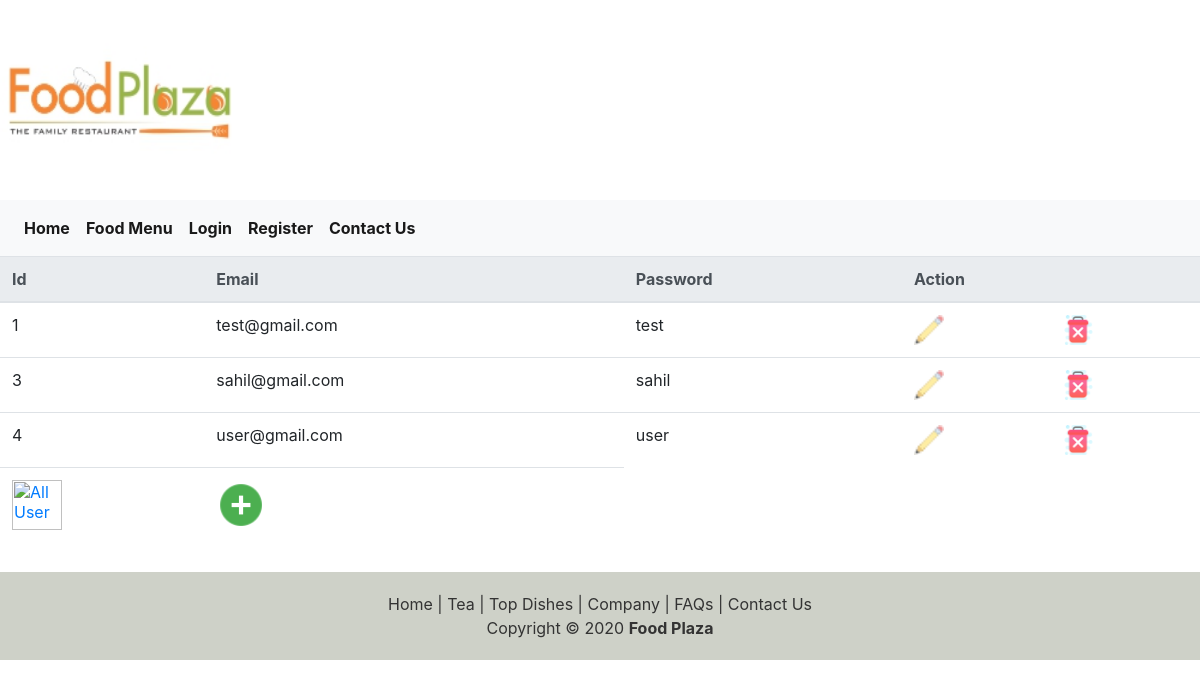
/userapp/users/, run on an earlier commit of the app's database.
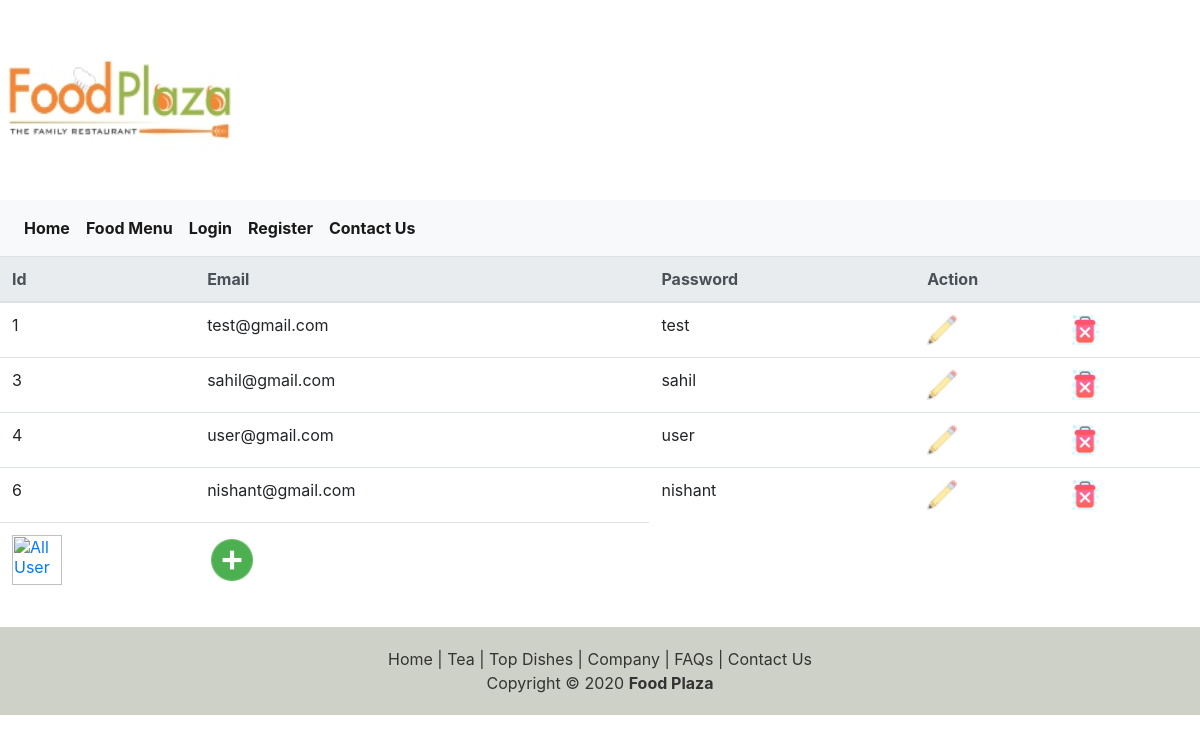
And on a later commit of the database.
### userapp/models.py (models this page shows, shortened)
class UserModel(models.Model):
	Email = models.CharField(max_length=20)
	Password = models.CharField(max_length=15)

### userapp/views.py (the view)
# urls.py: path('users/', showAllUserView),
def showAllUserView(request):
	users = UserModel.objects.all()
	return render(request,'userapp/users.html',{'users':users})

### templates/userapp/users.html
{% load static %}
{% include 'index1.html' %}
<center>
<table class="table">
	<thead class="thead-light">
	<tr >
		<th>Id</th>
		<th>Email</th>
		<th>Password</th>
		<th colspan="2">Action</th>
	</tr>
	</thead>
	<tbody>
	{% if users %}
		{% for u in users %}
			<tr>
				<td>{{u.id}}</td>
				<td>{{u.Email}}</td>
				<td>{{u.Password}}</td>
				<td><a href='/userapp/updateuser/{{u.id}}'><img src='/static/images/edit.png' width='30' height='30' alt='Update User'></a></td>
				<td><a href='/userapp/delete/{{u.id}}'><img src='/static/images/delete.png' width='30' height='30' alt='Delete User'></a></td>
			</tr>
		{% endfor %}
	{% endif %}
	<tr>
		<td><a href='/userapp/users'><img src='/static/images/users.png' width='50' height='50' alt='All User'></a></td>
		<td><a href='/userapp/adduser'><img src='/static/images/add.png' width='50' height='50' alt='Add User'></a></td>
	</tr>
	</tbody>
</table>
{% include 'footer1.html' %}
</center>

What changed in the data, as far as the page shows it:
added UserModel: id "6", Email "nishant@gmail.com", Password "nishant"
